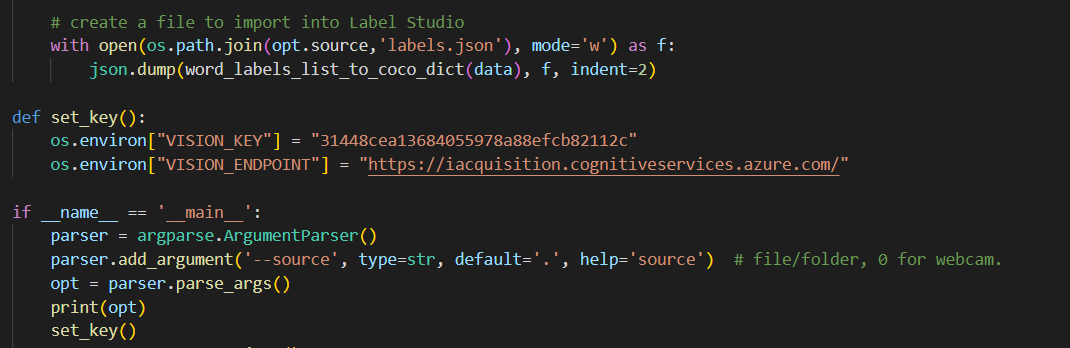
#> input picture projet/ocr/test.png, 1070 x 348 px
$ python -i preprocessing.py   (imports and definitions only)
#> lines starting #> are read from the running program, lines starting #| are printed output that depends on the picture; after the words box and inside, x2 and y2 are one past the last pixel; in counts of white or black regions, pixels touching at a corner belong together
#> further down, picture is the input picture: shape (348, 1070, 3); mean B, G, R 35.2, 36.3, 36.2
import cv2
import matplotlib.pyplot as plt
import numpy as np
from scipy.cluster.hierarchy import dendrogram, linkage, fcluster


# [70 lines left out: functions compute_classification_hierarchical, compute_smallest_boundingbox, remove_column_blocks_duplicate, not called in this run]


def block_segmentation(image_numpy, plot=False):
#> called with plot = False
    gray_image = cv2.cvtColor(image_numpy, cv2.COLOR_BGR2GRAY)
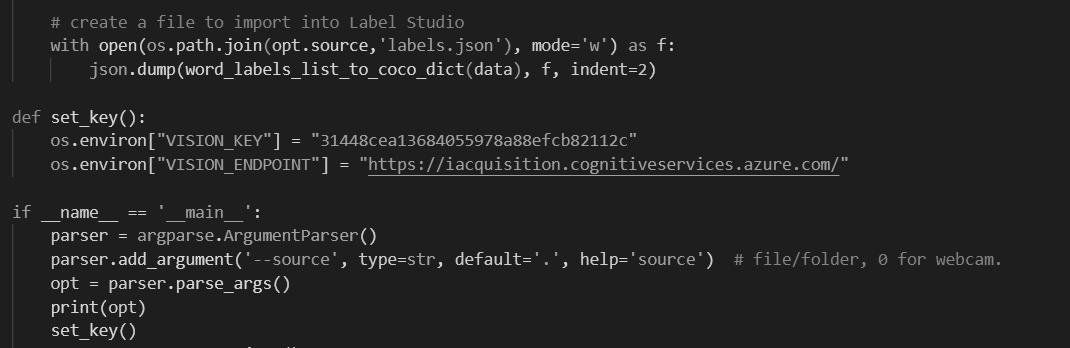
#> gray_image: shape (348, 1070); min 29, max 214, mean 36.1
    ret, thresh1 = cv2.threshold(
        gray_image, 0, 255, cv2.THRESH_OTSU | cv2.THRESH_BINARY_INV
    )
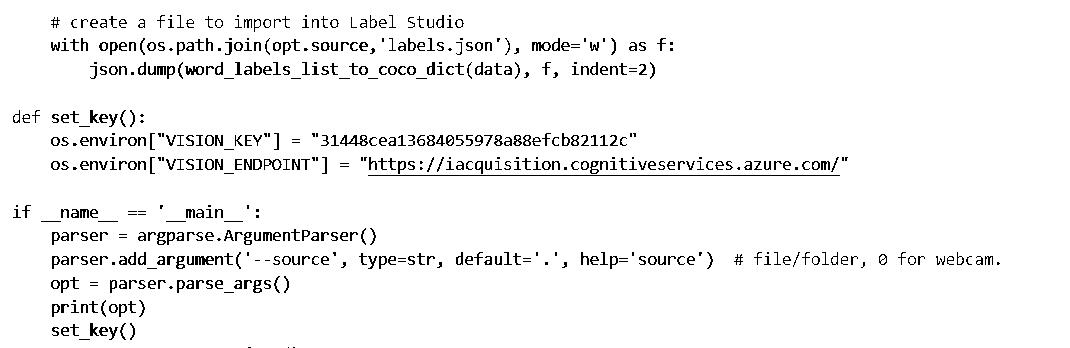
#> thresh1: shape (348, 1070); 95.5% white; black in thin lines or dots, all inside (x1, y1, x2, y2) = (13, 15, 1000, 348)
#> ret = 93
    rect_kernel = cv2.getStructuringElement(cv2.MORPH_RECT, (20, 30))
    # Appplying dilation on the threshold image
    dilation = cv2.dilate(thresh1, rect_kernel, iterations=1)
#> dilation: shape (348, 1070); every value is 255

    # Finding contours
    contours, hierarchy = cv2.findContours(
        dilation, cv2.RETR_EXTERNAL, cv2.CHAIN_APPROX_NONE
    )
#> contours = 1 contour; box (x1, y1, x2, y2) and area: (0, 0, 1070, 348) 370943
    # Creating a copy of image
    im2 = gray_image.copy()
    # Looping through the identified contours
    # Then rectangular part is cropped and passed on
    # to pytesseract for extracting text from it
    # Extracted text is then written into the text file
    for cnt in contours:
        x, y, w, h = cv2.boundingRect(cnt)
        # Drawing a rectangle on copied image
        rect = cv2.rectangle(im2, (x, y), (x + w, y + h), (0, 255, 0), 2)
#> this loop made 1 pass
    if plot:
        plt.imshow(np.asarray(im2))
        plt.show()
    return contours


class SegmentationBlock:
    # [14 lines left out: functions __init__, get_middle, not called in this run]

    def get_coordinates(self):
        return ((self.x1, self.y1), (self.x2, self.y2))

    # [23 lines left out: functions Isunder, Isnext, not called in this run]

    def AssignClusterBlock(self, cluster_idx):
        self.cluster = cluster_idx


class DocumentBlocks:
    # [8 lines left out: function __init__, not called in this run]

    def get_block(self, id):
        return self.blocks[id]

    # [29 lines left out: functions get_blocks_coordinates_per_cluster, return_list_to_remove, remove_block, not called in this run]

>>> import cv2
>>> picture = cv2.imread('test.png')
>>> result = block_segmentation(picture)
#> result has the same summary as contours in block_segmentation
